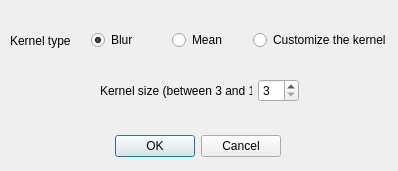
<?xml version="1.0" encoding="UTF-8"?>
<ui version="4.0">
 <class>dialogCustom</class>
 <widget class="QDialog" name="dialogCustom">
  <property name="geometry">
   <rect>
    <x>0</x>
    <y>0</y>
    <width>398</width>
    <height>171</height>
   </rect>
  </property>
  <property name="windowTitle">
   <string>Customize the kernel</string>
  </property>
  <widget class="QDialogButtonBox" name="buttonBox">
   <property name="geometry">
    <rect>
     <x>-60</x>
     <y>130</y>
     <width>341</width>
     <height>32</height>
    </rect>
   </property>
   <property name="orientation">
    <enum>Qt::Horizontal</enum>
   </property>
   <property name="standardButtons">
    <set>QDialogButtonBox::Cancel|QDialogButtonBox::Ok</set>
   </property>
  </widget>
  <widget class="QWidget" name="horizontalLayoutWidget">
   <property name="geometry">
    <rect>
     <x>10</x>
     <y>10</y>
     <width>381</width>
     <height>61</height>
    </rect>
   </property>
   <layout class="QHBoxLayout" name="horizontalLayout">
    <item>
     <widget class="QLabel" name="label_2">
      <property name="text">
       <string>Kernel type</string>
      </property>
     </widget>
    </item>
    <item>
     <widget class="QRadioButton" name="radioButton">
      <property name="text">
       <string>Blur</string>
      </property>
      <property name="checked">
       <bool>true</bool>
      </property>
     </widget>
    </item>
    <item>
     <widget class="QRadioButton" name="radioButton_2">
      <property name="text">
       <string>Mean</string>
      </property>
     </widget>
    </item>
    <item>
     <widget class="QRadioButton" name="radioButton_5">
      <property name="text">
       <string>Customize the kernel</string>
      </property>
     </widget>
    </item>
   </layout>
  </widget>
  <widget class="QWidget" name="horizontalLayoutWidget_2">
   <property name="geometry">
    <rect>
     <x>100</x>
     <y>70</y>
     <width>199</width>
     <height>41</height>
    </rect>
   </property>
   <layout class="QHBoxLayout" name="horizontalLayout_2">
    <item>
     <widget class="QLabel" name="label">
      <property name="text">
       <string>Kernel size (between 3 and 15)</string>
      </property>
     </widget>
    </item>
    <item>
     <widget class="QSpinBox" name="spinBox">
      <property name="minimum">
       <number>3</number>
      </property>
      <property name="maximum">
       <number>15</number>
      </property>
     </widget>
    </item>
   </layout>
  </widget>
 </widget>
 <resources/>
 <connections>
  <connection>
   <sender>buttonBox</sender>
   <signal>accepted()</signal>
   <receiver>dialogCustom</receiver>
   <slot>accept()</slot>
   <hints>
    <hint type="sourcelabel">
     <x>248</x>
     <y>254</y>
    </hint>
    <hint type="destinationlabel">
     <x>157</x>
     <y>274</y>
    </hint>
   </hints>
  </connection>
  <connection>
   <sender>buttonBox</sender>
   <signal>rejected()</signal>
   <receiver>dialogCustom</receiver>
   <slot>reject()</slot>
   <hints>
    <hint type="sourcelabel">
     <x>316</x>
     <y>260</y>
    </hint>
    <hint type="destinationlabel">
     <x>286</x>
     <y>274</y>
    </hint>
   </hints>
  </connection>
 </connections>
</ui>
